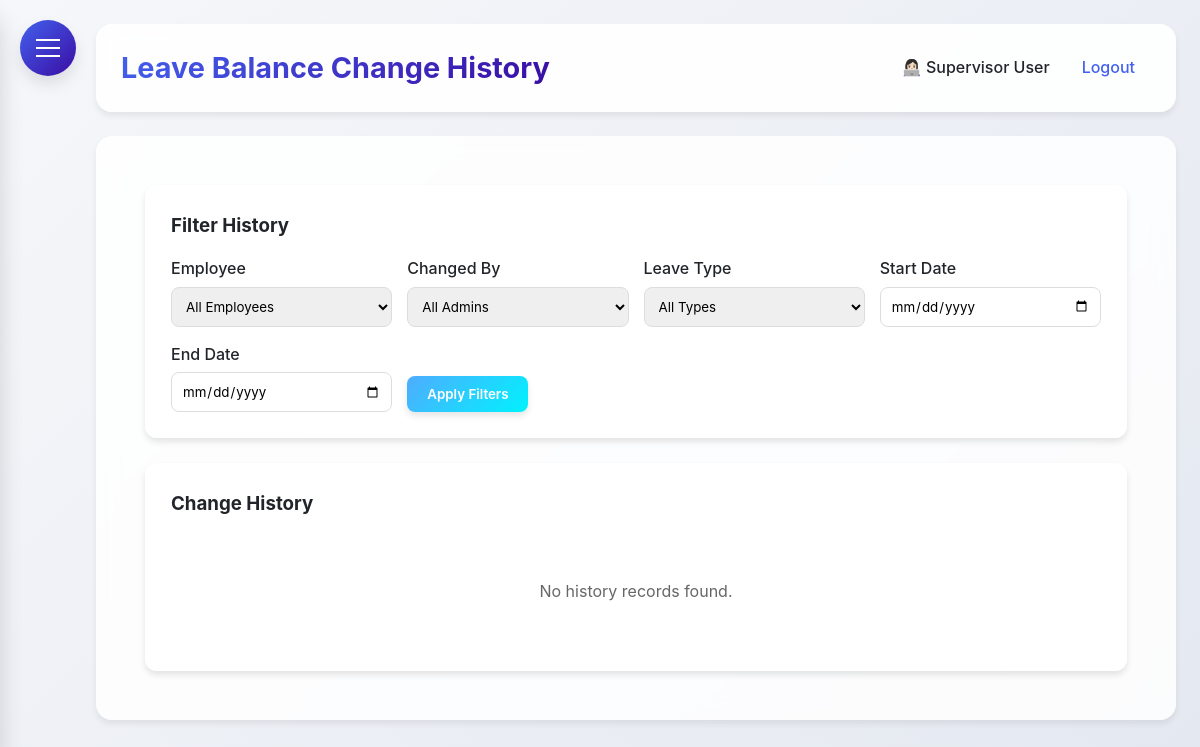
/leave_balance_history (signed in), run on an earlier commit of the app's database.
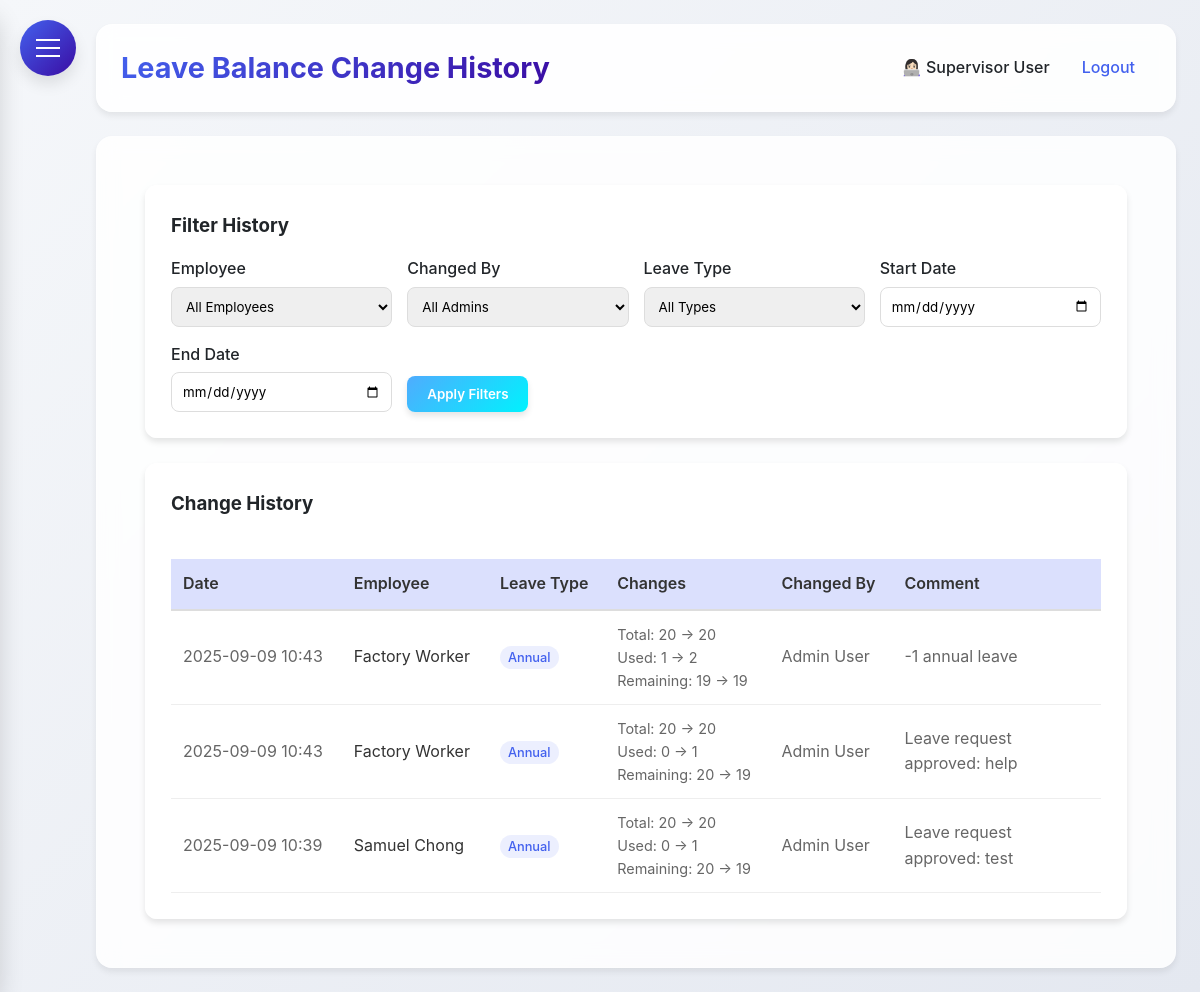
And on a later commit of the database.
### HerculesSystem.py (models this page shows, shortened)
class Employee(UserMixin, db.Model):
    id = db.Column(db.Integer, primary_key=True)
    username = db.Column(db.String(80), unique=True, nullable=False)
    password = db.Column(db.String(120), nullable=False)
    full_name = db.Column(db.String(120), nullable=False)
    email = db.Column(db.String(120), unique=True, nullable=False)
    nationality = db.Column(db.String(80), nullable=False)
    employee_id = db.Column(db.String(80), unique=True, nullable=False)
    hire_date = db.Column(db.Date)
    is_admin = db.Column(db.Boolean, default=False)
    user_type = db.Column(db.String(20), default='employee')
    last_clock_in = db.Column(db.DateTime)
    last_clock_out = db.Column(db.DateTime)
    last_lunch_start = db.Column(db.DateTime)
    last_lunch_end = db.Column(db.DateTime)
    leave_balances = db.relationship('LeaveBalance', back_populates='employee', lazy=True)

class LeaveBalanceHistory(db.Model):
    id = db.Column(db.Integer, primary_key=True)
    employee_id = db.Column(db.Integer, db.ForeignKey('employee.id'), nullable=False)
    admin_id = db.Column(db.Integer, db.ForeignKey('employee.id'), nullable=False)
    leave_type = db.Column(db.String(20), nullable=False)
    old_total = db.Column(db.Integer, default=0)
    new_total = db.Column(db.Integer, default=0)
    old_used = db.Column(db.Integer, default=0)
    new_used = db.Column(db.Integer, default=0)
    old_remaining = db.Column(db.Integer, default=0)
    new_remaining = db.Column(db.Integer, default=0)
    comment = db.Column(db.Text)
    created_at = db.Column(db.DateTime, default=datetime.utcnow)
    employee = db.relationship('Employee', foreign_keys=[employee_id], backref=db.backref('balance_changes', lazy=True))
    admin = db.relationship('Employee', foreign_keys=[admin_id])

### HerculesSystem.py (the view)
@app.route('/leave_balance_history')
@login_required
def leave_balance_history():
    if current_user.user_type not in ['admin', 'supervisor']:
        flash('You do not have permission to view leave balance history.', 'danger')
        return redirect(url_for('leaves'))
    employee_id = request.args.get('employee_id', '')
    admin_id = request.args.get('admin_id', '')
    leave_type = request.args.get('leave_type', '')
    start_date = request.args.get('start_date', '')
    end_date = request.args.get('end_date', '')
    query = LeaveBalanceHistory.query
    if employee_id:
        query = query.filter(LeaveBalanceHistory.employee_id == employee_id)
    if admin_id:
        query = query.filter(LeaveBalanceHistory.admin_id == admin_id)
    if leave_type:
        query = query.filter(LeaveBalanceHistory.leave_type == leave_type)
    if start_date:
        try:
            start_date_obj = datetime.strptime(start_date, '%d-%m-%y')
            query = query.filter(LeaveBalanceHistory.created_at >= start_date_obj)
        except ValueError:
            pass
    if end_date:
        try:
            end_date_obj = datetime.strptime(end_date, '%d-%m-%y')
            query = query.filter(LeaveBalanceHistory.created_at <= end_date_obj)
        except ValueError:
            pass
    history_records = query.order_by(LeaveBalanceHistory.created_at.desc()).all()
    employees = Employee.query.all()
    admins = Employee.query.filter(Employee.user_type.in_(['admin', 'supervisor'])).all()
    return render_template('leave_balance_history.html',
                         history_records=history_records,
                         employees=employees,
                         admins=admins)

### HerculesSystem.py (called while the page is built)
@app.after_request
def add_security_headers(response):
    response.headers['Permissions-Policy'] = 'geolocation=()'
    return response

@login_manager.user_loader
def load_user(user_id):
    return db.session.get(Employee, int(user_id))

@app.context_processor
def inject_now():
    return {'now': datetime.utcnow()}

@app.before_request
def before_request():
    if request.url.startswith('https://'):
        new_url = request.url.replace('https://', 'http://', 1)
        return redirect(new_url, code=301)

### templates/leave_balance_history.html (shortened to what this page needs)
{% extends "base.html" %}
{% block content %}
<div class="dashboard-container">
    <div class="glass" style="padding: 25px; border-radius: 12px; margin-bottom: 25px;">
        <h3 style="margin-bottom: 15px;">Filter History</h3>
        <form method="GET" action="{{ url_for('leave_balance_history') }}">
            <div style="display: grid; grid-template-columns: repeat(auto-fit, minmax(200px, 1fr)); gap: 15px; align-items: end;">
                <div>
                    <label style="display: block; margin-bottom: 5px; font-weight: 500;">Employee</label>
                    <select name="employee_id" style="width: 100%; padding: 10px; border-radius: 8px; border: 1px solid #ddd;">
                        <option value="">All Employees</option>
                    </select>
                </div>
                <div>
                    <label style="display: block; margin-bottom: 5px; font-weight: 500;">Changed By</label>
                    <select name="admin_id" style="width: 100%; padding: 10px; border-radius: 8px; border: 1px solid #ddd;">
                        <option value="">All Admins</option>
                    </select>
                </div>
                <div>
                    <label style="display: block; margin-bottom: 5px; font-weight: 500;">Leave Type</label>
                    <select name="leave_type" style="width: 100%; padding: 10px; border-radius: 8px; border: 1px solid #ddd;">
                        <option value="">All Types</option>
                    </select>
                </div>
                <div>
                    <label style="display: block; margin-bottom: 5px; font-weight: 500;">Start Date</label>
                    <input type="date" name="start_date" value="{{ request.args.get('start_date', '') }}" style="width: 100%; padding: 10px; border-radius: 8px; border: 1px solid #ddd;">
                </div>
                <div>
                    <label style="display: block; margin-bottom: 5px; font-weight: 500;">End Date</label>
                    <input type="date" name="end_date" value="{{ request.args.get('end_date', '') }}" style="width: 100%; padding: 10px; border-radius: 8px; border: 1px solid #ddd;">
                </div>
                <div style="display: flex; gap: 10px;">
                    <button type="submit" class="btn" style="background: linear-gradient(135deg, #4facfe 0%, #00f2fe 100%);">
                        Apply Filters
                    </button>
                </div>
            </div>
        </form>
    </div>
    <div class="glass" style="padding: 25px; border-radius: 12px;">
        <h3 style="margin-bottom: 20px;">Change History</h3>
        {% if history_records %}
        <div style="overflow-x: auto;">
            <table style="width: 100%; border-collapse: collapse;">
                <thead>
                    <tr style="background: rgba(67, 97, 238, 0.1);">
                        <th style="padding: 12px; text-align: left; border-bottom: 2px solid #ddd; font-weight: 600;">Date</th>
                        <th style="padding: 12px; text-align: left; border-bottom: 2px solid #ddd; font-weight: 600;">Employee</th>
                        <th style="padding: 12px; text-align: left; border-bottom: 2px solid #ddd; font-weight: 600;">Leave Type</th>
                        <th style="padding: 12px; text-align: left; border-bottom: 2px solid #ddd; font-weight: 600;">Changes</th>
                        <th style="padding: 12px; text-align: left; border-bottom: 2px solid #ddd; font-weight: 600;">Changed By</th>
                        <th style="padding: 12px; text-align: left; border-bottom: 2px solid #ddd; font-weight: 600;">Comment</th>
                    </tr>
                </thead>
                <tbody>
                    {% for record in history_records %}
                    <tr>
                        <td style="padding: 12px; border-bottom: 1px solid #eee; color: #666;">{{ record.created_at.strftime('%Y-%m-%d %H:%M') }}</td>
                        <td style="padding: 12px; border-bottom: 1px solid #eee; color: #333;">{{ record.employee.full_name }}</td>
                        <td style="padding: 12px; border-bottom: 1px solid #eee;">
                            <span style="
                                padding: 4px 8px;
                                border-radius: 12px;
                                font-size: 0.8rem;
                                font-weight: 500;
                                background: rgba(67, 97, 238, 0.1);
                                color: #4361ee;
                                text-transform: capitalize;
                            ">
                                {{ record.leave_type }}
                            </span>
                        </td>
                        <td style="padding: 12px; border-bottom: 1px solid #eee;">
                            <div style="font-size: 0.9rem;">
                                <div>Total: {{ record.old_total }} → {{ record.new_total }}</div>
                                <div>Used: {{ record.old_used }} → {{ record.new_used }}</div>
                                <div>Remaining: {{ record.old_remaining }} → {{ record.new_remaining }}</div>
                            </div>
                        </td>
                        <td style="padding: 12px; border-bottom: 1px solid #eee; color: #666;">{{ record.admin.full_name }}</td>
                        <td style="padding: 12px; border-bottom: 1px solid #eee; color: #666; max-width: 200px;">{{ record.comment or 'No comment' }}</td>
                    </tr>
                    {% endfor %}
                </tbody>
            </table>
        </div>
        {% else %}
        <p style="text-align: center; color: #666; padding: 40px;">No history records found.</p>
        {% endif %}
    </div>
</div>
{% endblock %}

### templates/base.html (shortened to what this page needs)
<!DOCTYPE html>
<html lang="en">
<head>
</head>
<body>
    <div class="hamburger-menu" id="hamburgerMenu">
        <span></span>
    </div>
    <div class="main-content" id="mainContent">
        <div class="header">
            <h1>{% block header %}Hercules HR{% endblock %}</h1>
            <div class="user-info">
                {% if current_user.is_authenticated %}
                <span>👩🏻‍💻 {{ current_user.full_name }}</span>
                <a href="{{ url_for('logout') }}">Logout</a>
                {% else %}
                <a href="{{ url_for('login') }}">Login</a>
                {% endif %}
            </div>
        </div>
        <div class="content">
            {% block content %}{% endblock %}
        </div>
    </div>
</body>
</html>

### templates/base.html (style rules this page uses)
:root { --primary: #4361ee; --secondary: #3a0ca3; --accent: #7209b7; --success: #4cc9f0; --danger: #f72585; --warning: #fca311; --info: #4895ef; --light: #f8f9fa; --dark: #212529; --gray: #6c757d; --gradient-primary: linear-gradient(135deg, #4361ee, #3a0ca3); --gradient-accent: linear-gradient(135deg, #7209b7, #f72585); --shadow-sm: 0 4px 6px rgba(0, 0, 0, 0.07); --shadow-md: 0 8px 15px rgba(0, 0, 0, 0.1); --shadow-lg: 0 15px 25px rgba(0, 0, 0, 0.15); --border-radius: 12px; --border-radius-lg: 16px; --border-radius-xl: 20px; --sidebar-radius: 20px; }
* { margin: 0; padding: 0; box-sizing: border-box; font-family: 'Inter', 'Segoe UI', system-ui, -apple-system, sans-serif; }
body { display: flex; min-height: 100vh; background: linear-gradient(135deg, #f5f7fa 0%, #e4e8f0 100%); color: var(--dark); line-height: 1.6; }
.glass { background: rgba(255, 255, 255, 0.85); backdrop-filter: blur(10px); border-radius: var(--border-radius); border: 1px solid rgba(255, 255, 255, 0.2); box-shadow: var(--shadow-sm); }
.hamburger-menu { position: fixed; top: 20px; left: 20px; z-index: 1000; cursor: pointer; background: var(--gradient-primary); border-radius: 50%; width: 56px; height: 56px; display: flex; align-items: center; justify-content: center; box-shadow: var(--shadow-md); transition: all 0.3s ease; }
.hamburger-menu span { display: block; width: 24px; height: 2px; background: #fff; position: relative; transition: all 0.3s cubic-bezier(0.4, 0, 0.2, 1); }
.hamburger-menu span:before, .hamburger-menu span:after { content: ''; position: absolute; width: 24px; height: 2px; background: #fff; transition: all 0.3s cubic-bezier(0.4, 0, 0.2, 1); }
.hamburger-menu span:before { top: -8px; }
.hamburger-menu span:after { top: 8px; }
.main-content { flex: 1; padding: 24px; margin-left: 0; transition: margin-left 0.3s cubic-bezier(0.4, 0, 0.2, 1); padding-left: 96px; }
.header { background: rgba(255, 255, 255, 0.9); backdrop-filter: blur(10px); padding: 20px 24px; border-radius: var(--border-radius-lg); box-shadow: var(--shadow-sm); display: flex; justify-content: space-between; align-items: center; margin-bottom: 24px; border: 1px solid rgba(255, 255, 255, 0.2); }
.header h1 { font-size: 1.8rem; font-weight: 700; background: var(--gradient-primary); -webkit-background-clip: text; background-clip: text; color: transparent; }
.user-info { display: flex; align-items: center; gap: 16px; }
.user-info span { color: var(--dark); font-weight: 500; }
.user-info a { color: var(--primary); text-decoration: none; font-weight: 500; transition: all 0.2s ease; padding: 8px 16px; border-radius: 8px; }
.content { background: rgba(255, 255, 255, 0.85); backdrop-filter: blur(10px); padding: 28px; border-radius: var(--border-radius-lg); box-shadow: var(--shadow-sm); border: 1px solid rgba(255, 255, 255, 0.2); }
.btn { display: inline-block; padding: 12px 24px; border-radius: var(--border-radius); text-decoration: none; font-weight: 600; transition: all 0.3s ease; border: none; cursor: pointer; box-shadow: var(--shadow-sm); }
.content { animation: fadeIn 0.4s ease-out; }

### templates/leave_balance_history.html (style rules this page uses)
.dashboard-container { width: 100%; padding: 20px; }
.glass { background: rgba(255, 255, 255, 0.8); backdrop-filter: blur(10px); box-shadow: 0 4px 6px rgba(0, 0, 0, 0.1); }
.btn { display: inline-block; padding: 10px 20px; border-radius: 8px; text-decoration: none; font-weight: 600; transition: all 0.3s ease; color: white; box-shadow: 0 4px 6px rgba(0, 0, 0, 0.1); border: none; cursor: pointer; }
table { width: 100%; border-collapse: collapse; margin-top: 20px; }
th { background: rgba(67, 97, 238, 0.1); padding: 12px; text-align: left; border-bottom: 2px solid #ddd; font-weight: 600; color: #333; }
td { padding: 12px; border-bottom: 1px solid #eee; color: #666; }

What changed in the data, as far as the page shows it:
added LeaveBalanceHistory: created_at "2025-09-09 10:43", employee.full_name "Factory Worker", leave_type "Annual", old_total "20", new_total "20", old_used "1", new_used "2", old_remaining "19", new_remaining "19", admin.full_name "Admin User", comment "-1 annual leave"
added LeaveBalanceHistory: created_at "2025-09-09 10:43", employee.full_name "Factory Worker", leave_type "Annual", old_total "20", new_total "20", old_used "0", new_used "1", old_remaining "20", new_remaining "19", admin.full_name "Admin User", comment "Leave request approved: help"
added LeaveBalanceHistory: created_at "2025-09-09 10:39", employee.full_name "Samuel Chong", leave_type "Annual", old_total "20", new_total "20", old_used "0", new_used "1", old_remaining "20", new_remaining "19", admin.full_name "Admin User", comment "Leave request approved: test"
Also different on the page:
text no longer shown: "No history records found."
text now shown: "Date Employee Leave Type Changes Changed By Comment"
